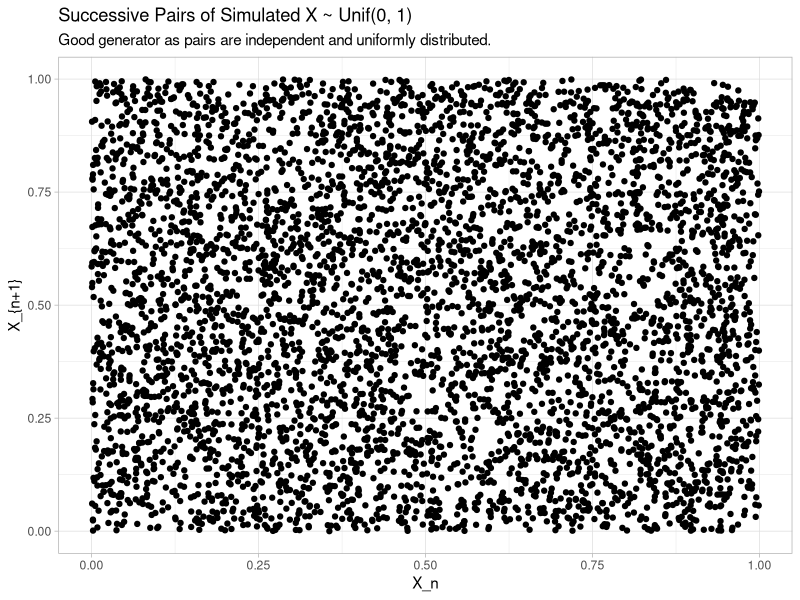

Source code (R):
# HW10: LCG for generating distributions
#
# In this exercise, we will walk you through the process of using LCGs to generate
# distributions.
# We suggest the functions you can use to create the tibbles and the plots, but
# you are free to use the methods you are the most comfortable with.
# Make sure that the outputs look exactly like the ones you are supposed to create.
#
# Throughout the exercise:
#    - Use `%>%` to structure your operations.
#    - Use `theme_light()` for the plots.
#    - Do NOT use `for`, `while` or `repeat` loops except for question 1.
#    - When defining functions, you do not need to follow the exact process as
#      suggested by the instructions. However, make sure you are using the same
#      parameter settings, inputs and outputs in order to pass the test.
#
# 1. Load the package `tidyverse`.
#    In this exercise, we will create an LCG to simulate a Uniform distribution
#    and utilize it to simulate some other distributions.
#    First, define a function `lcg_unif` to simulate a Uniform Distribution in
#    [0, 1] using the recurrence relation formula, $X_n = (aX_n ??? 1 + c) mod m$.
#    `lcg_unif` should:
#       - Take inputs
#         - `n`, the number of samples to generate.
#         - `x`, defaulted to `2^32 - 1`.
#         - `m`, defaulted to `2^32`.
#         - `a`, defaulted to `1103515245`.
#         - `c`, defaulted to `12345`.
#       - Create a vector `rng` of length `n`.
#       - Loop over 1 to `n` to update
#         - `x` using the formula.
#         - `rng[i]` by `x / m`.
#       - Return the vector `rng` for the simulated samples.
#    Use `lcg_unif()` to generate 5000 samples from the Uniform(0, 1) and
#    store the result into a vector `unif_rng`.
#    To check your result, `head(unif_rng, 5)` prints to:
#    [1] 0.74307060 0.87848759 0.77028656 0.04326916 0.83987619
## Do not modify this line!
library(tidyverse)
lcg_unif <- function(n,x= 2^32 - 1,m = 2^32, a=1103515245, c= 12345){
  rng <- vector(length = n)
  for(i in 1:n){
    x = (a * x + c) %% m
    rng[i] = x/m
  }
  return(rng)
}

unif_rng <-  lcg_unif(5000)
head(unif_rng, 5)






# 2. To check if our parameter choices are good, we would like to draw a
#    scatterplot for successive pairs (X[i], X[i + 1]) of the samples generated
#    by our LCG. Ideally, these pairs should be independent and should fill the
#    entire sample space.
#    (1) Create a tibble `unif_pairs` of size 4999 x 2 with columns `X1` and
#        `X2`, where `X1` is `unif_rng[1:4999]` and `X2` is `unif_rng[2:5000]`.
#        To do this, you can use:
#           - `tibble()` to make a tibble for `unif_rng[1:4999]` and
#             `unif_rng[2:5000]`.
#           - `rename()` to rename the columns as `X1` and `X2`.
#        To check your result, `unif_pairs` prints to:
#        # A tibble: 4,999 x 2
#             X1     X2
#           <dbl>  <dbl>
#        1 0.743  0.878
#        2 0.878  0.770
#        3 0.770  0.0433
#        4 0.0433 0.840
#        5 0.840  0.388
#        # . with 4,994 more rows
#    (2) Draw the scatterplot for the successive pairs using `unif_pairs`.
#        To do this, you can use:
#           - `ggplot()` to initialize a ggplot object and specify variables to plot.
#           - `geom_point()` to draw the scatterplot.
#           - `labs()` to format the labels such that:
#             - `title = "Successive Pairs of Simulated X ~ Unif(0, 1)"`
#             - `subtitle = "Good generator as pairs are independent and uniformly distributed."`
#             - `x = "X_n"`
#             - `y = "X_{n+1}"`
#        Store the plot into a ggplot object `g1`.
## Do not modify this line!

unif_pairs <- tibble(X1=unif_rng[1:4999],X2=unif_rng[2:5000])
g1 <- ggplot(unif_pairs,aes(x=X1,y=X2))+ geom_point()+
  labs(title = "Successive Pairs of Simulated X ~ Unif(0, 1)",
       subtitle = "Good generator as pairs are independent and uniformly distributed.",
       x = "X_n",
       y = "X_{n+1}") + theme_light()
g1

# 3. With `lcg_unif`, we would like to first similuate an exponential distribution.
#    Define a function `lcg_exp` that
#       - Takes inputs
#         - `n`, the number of samples to generate.
#         - `rate`, the rate parameter of the exponential distribution,
#           defaulted to `1.5`.
#       - Creates
#         - A vector `U` of length `n` for samples from Uniform(0, 1) using
#           `lcg_unif()`.
#         - A vector `E` of length `n` for samples from Exponential(rate) using
#           `- 1 / rate * log(U)`.
#       - Returns a tibble of size n x 1 with the column `E`.
#    Use `lcg_exp()` to generate 5000 samples for Exponential(1.5) and store the
#    result into a vector `exp_rng`.
#    To check your result, `exp_rng` prints to:
#    # A tibble: 5,000 x 1
#           E
#       <dbl>
#    1 0.198
#    2 0.0864
#    3 0.174
#    4 2.09
#    5 0.116
#    # . with 4,995 more rows
## Do not modify this line!
lcg_exp <- function(n,rate= 1.5){
  U <- lcg_unif(n)
  E <- -1 / rate * log(U)
  result <- tibble(E)
  return(result)
}
exp_rng <- lcg_exp(5000)

# 4. Draw a histogram with density plot to compare the simulated distribution
#    and the actual one.
#    To do this, you can use:
#       - `ggplot()` to initialize a ggplot object and specify variables to plot.
#       - `geom_histogram()` to draw the density histogram, setting
#          `fill = "white", color = "black"`.
#          Hint: set `y` as density instead of count in the aesthetics.
#       - `geom_density()` to draw the density plot, setting `aes(color = "Simulated")`.
#       - `stat_function()` to add a density curve for Exponential(1.5) using
#         `dexp`, setting `aes(color = "Theoretical")`.
#       - `labs()` to format the labels such that:
#         - `title = "PDF of X ~ Exponential(1.5)"`
#         - `subtitle = "Simulated values are close to actual ones with n = 5000."`
#         - `x = "X"`
#         - `y = "Density"`
#    Store the plot into a ggplot object `g2`.
## Do not modify this line!
d1 <- partial(dexp,rate = 1.5)
g2 <- ggplot(exp_rng,aes(x=E)) + geom_histogram(aes(y=..density..),fill = "white", color = "black")+
  geom_density(aes(color = "Simulated"))+
  stat_function(fun= d1,aes(color = "Theoretical"))+
  labs(title = "PDF of X ~ Exponential(1.5)",
       subtitle = "Simulated values are close to actual ones with n = 5000.",
       x = "X",
       y="Density") + theme_light()

#g2

# 5. With `lcg_unif`, we can also simulate a normal distribution. We will use
#    the Box-Muller transformation to generate a pair of independent normal
#    variables (Z1, Z2) by transforming a pair of independent Uniform(0, 1)
#    random variables (U1, U2). The formulas follow:
#       - `Z1 = mean + sd * sqrt(-2 * log(U1)) * cos(2 * pi * U2)`.
#       - `Z2 = mean + sd * sqrt(-2 * log(U1)) * sin(2 * pi * U2)`.
#    With the formulas, define a function `lcg_norm` that
#       - Takes inputs
#         - `n`, the number of samples to generate.
#         - `mean`, the mean parameter of the normal distribution, defaulted to 0.
#         - `sd`, the standard deviation parameter of the normal distribution,
#           defaulted to 1.
#       - Creates
#         - A vector `U1` of length `n` for samples from Uniform(0, 1) using
#           `lcg_unif()` with `x = 2^32 - 1`.
#         - A vector `U2` of length `n` for samples from Uniform(0, 1) using
#           `lcg_unif()` with `x = 2^32 - 2`.
#         - A vector `Z1` of length `n` for samples from Normal(mean, sd) using
#           the formulas above.
#         - A vector `Z2` of length `n` for samples from Normal(mean, sd) using
#           the formulas above.
#       - Returns a tibble of size n x 2 with columns `Z1` and `Z2`.
#    Use `lcg_norm()` to generate 5000 samples for a pair of independent
#    Normal(0, 1) and store the result into a vector `norm_rng`.
#    To check your result, `norm_rng` prints to:
#    # A tibble: 5,000 x 2
#          Z1      Z2
#       <dbl>   <dbl>
#    1 -0.768  0.0670
#    2 -0.237 -0.451
#    3 -0.612  0.384
#    4  0.848 -2.36
#    5 -0.241  0.539
#    # . with 4,995 more rows
## Do not modify this line!
lcg_norm <- function(n,mean=0,sd=1){
  U1 <- lcg_unif(n,x = 2^32 - 1)
  U2 <- lcg_unif(n,x = 2^32 - 2)
  Z1 <- mean + sd * sqrt(-2 * log(U1)) * cos(2 * pi * U2)
  Z2 <- mean + sd * sqrt(-2 * log(U1)) * sin(2 * pi * U2)
  return(tibble(Z1=Z1,Z2=Z2))
}
norm_rng <- lcg_norm(5000)




# 6. Draw a histogram with density plot to compare the simulated distribution
#    and the actual one.
#    To do this, you can use:
#       - `gather()` to collect `Z1` and `Z2` as a `key` column with corresponding
#         `value`.
#       - `ggplot()` to initialize a ggplot object and specify variables to plot.
#       - `geom_histogram()` to draw the density histogram, setting
#          `fill = "white", color = "black"`.
#          Hint: set `y` as density instead of count in the aesthetics.
#       - `geom_density()` to draw the density plot, setting `aes(color = "Simulated")`.
#       - `stat_function()` to add a density curve for Normal(0, 1) using `dnorm`,
#         setting `aes(color = "Theoretical")`.
#       - `facet_wrap()` to facet the plot by `key`.
#       - `labs()` to format the labels such that:
#         - `title = "PDFs of Two Independent Standard Normal Random Variables Generated by Box-Muller."`
#         - `subtitle = "Simulated values are close to actual ones with n = 5000."`
#         - `x = "Z"`
#         - `y = "Density"`
#    Store the plot into a ggplot object `g3`.
## Do not modify this line!

dnorm_density <- partial(dnorm,mean = 0, sd=1)
g3 <- norm_rng %>% gather(key = "key", value = "value", Z1,Z2)%>%
  ggplot(aes(x= value)) + geom_histogram(fill = "white", color = "black",aes(y= ..density..)) +
  geom_density(aes(color = "Simulated"))+
  stat_function(fun = dnorm_density ,aes(color = "Theoretical")) +
  facet_wrap(~key)+
  labs(title = "PDFs of Two Independent Standard Normal Random Variables Generated by Box-Muller.",
       subtitle = "Simulated values are close to actual ones with n = 5000.",
       x = "Z",
       y = "Density") + theme_light()